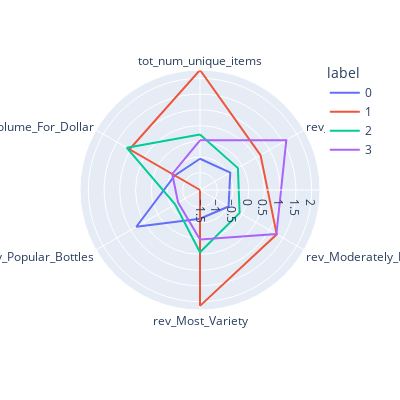

Notebook code cell kept with this figure:
### Code cell
df_scaled = scale(stores_clust_info_combined4, cols1)
fig, polars, clusters, scaler = get_kmeans(stores_clust_info_combined4, cols = cols1,n_clusters=4)
fig, polars, clusters, scaler = get_clusters(clusters, cols1, clusters['label'])
# plt.figure(figsize = (12,10))
fig.update_layout(
    autosize=False,
    width=400,
    height=400,)
fig.show()

# fig.update_layout(
#     autosize=False,
#     width=600,
#     height=600,)
# fig.show()

### Figure 1 — Plotly figure (JSON) as saved in the notebook; plotly's stock layout.template omitted (floating-point values rounded to 4 significant figures)
{"data": [{"hovertemplate": "label=0<br>value=%{r}<br>variable=%{theta}<extra></extra>", "legendgroup": "0", "line": {"color": "#636efa", "dash": "solid"}, "marker": {"symbol": "circle"}, "mode": "lines", "name": "0", "r": [-0.5569, -0.4385, -0.5001, -0.6344, 0.7878, -0.625, -0.5569], "showlegend": true, "subplot": "polar", "theta": ["tot_num_unique_items", "rev_Cheap", "rev_Moderately_High", "rev_Most_Variety", "rev_Popular_Bottles", "rev_Volume_For_Dollar", "tot_num_unique_items"], "type": "scatterpolar"}, {"hovertemplate": "label=1<br>value=%{r}<br>variable=%{theta}<extra></extra>", "legendgroup": "1", "line": {"color": "#EF553B", "dash": "solid"}, "marker": {"symbol": "circle"}, "mode": "lines", "name": "1", "r": [2.264, 0.6724, 1.266, 2.133, -1.549, 1.037, 2.264], "showlegend": true, "subplot": "polar", "theta": ["tot_num_unique_items", "rev_Cheap", "rev_Moderately_High", "rev_Most_Variety", "rev_Popular_Bottles", "rev_Volume_For_Dollar", "tot_num_unique_items"], "type": "scatterpolar"}, {"hovertemplate": "label=2<br>value=%{r}<br>variable=%{theta}<extra></extra>", "legendgroup": "2", "line": {"color": "#00cc96", "dash": "solid"}, "marker": {"symbol": "circle"}, "mode": "lines", "name": "2", "r": [0.2122, -0.1575, -0.09574, 0.4316, -0.6361, 1.135, 0.2122], "showlegend": true, "subplot": "polar", "theta": ["tot_num_unique_items", "rev_Cheap", "rev_Moderately_High", "rev_Most_Variety", "rev_Popular_Bottles", "rev_Volume_For_Dollar", "tot_num_unique_items"], "type": "scatterpolar"}, {"hovertemplate": "label=3<br>value=%{r}<br>variable=%{theta}<extra></extra>", "legendgroup": "3", "line": {"color": "#ab63fa", "dash": "solid"}, "marker": {"symbol": "circle"}, "mode": "lines", "name": "3", "r": [0.02988, 1.618, 1.255, 0.0224, -0.7467, -0.5303, 0.02988], "showlegend": true, "subplot": "polar", "theta": ["tot_num_unique_items", "rev_Cheap", "rev_Moderately_High", "rev_Most_Variety", "rev_Popular_Bottles", "rev_Volume_For_Dollar", "tot_num_unique_items"], "type": "scatterpolar"}], "layout": {"autosize": false, "height": 400, "legend": {"title": {"text": "label"}, "tracegroupgap": 0}, "margin": {"t": 60}, "polar": {"angularaxis": {"direction": "clockwise", "rotation": 90}, "domain": {"x": [0, 1], "y": [0, 1]}}, "width": 400}}
